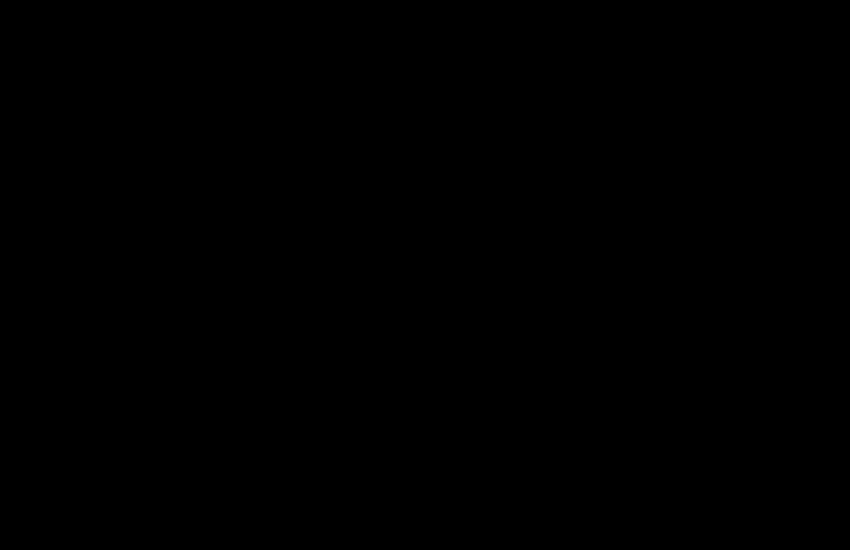
Frame 1 (no input)
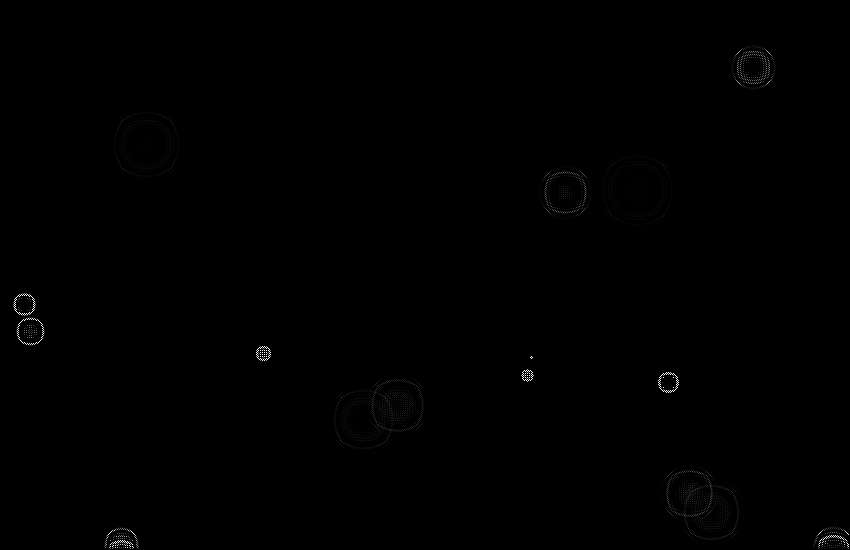
Frame 60 (no input)
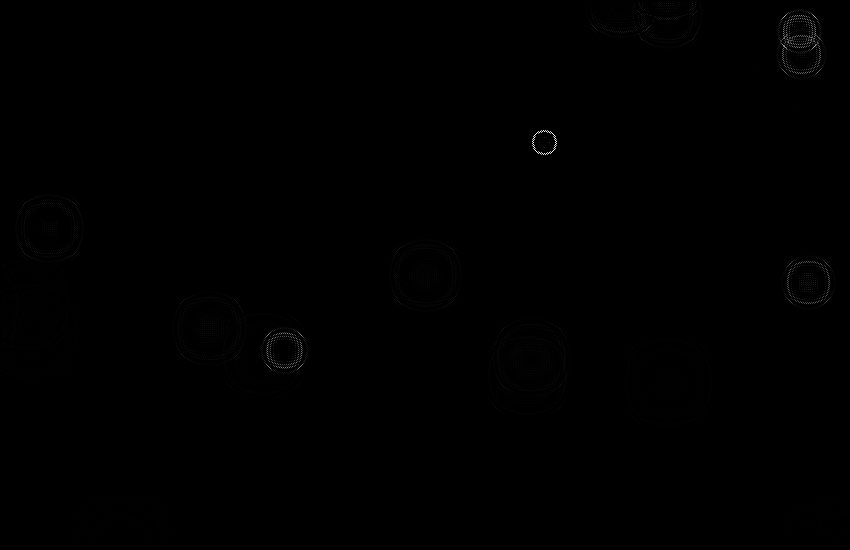
Frame 120 (the mouse pressed at the canvas centre since frame 60)

The p5.js sketch that drew these frames (run headless with seeded random() and noise() and a simulated clock; from frame 60 on, the mouse is pressed at the canvas centre):

// p5.js sketch
// ── sketch.js
let cols;
let rows;

let current = [];
let previous = [];

const dampening = 0.87;

function setup() {
    createCanvas(850, 550);
    cols = width;
    rows = height;
    for (x = 0; x < cols; x++) {
        current[x] = [];
        previous[x] = [];
        for (y = 0; y < rows; y++) {
            current[x][y] = 0;
            previous[x][y] = 0;
        }
    }
}

function draw() {
    background(0);
    loadPixels();
    for (x = 1; x < cols-1; x++) {
        for (y = 1; y < rows-1; y++) {
            current[x][y] = (
                  previous[x-1][y]
                + previous[x+1][y]
                + previous[x][y-1]
                + previous[x][y+1]) / 2 
                - current[x][y];

            current[x][y] *= dampening;

            pixels[(x*4 + y*4*cols) + 0] = current[x][y] * 255;
            pixels[(x*4 + y*4*cols) + 1] = current[x][y] * 255;
            pixels[(x*4 + y*4*cols) + 2] = current[x][y] * 255;
            pixels[(x*4 + y*4*cols) + 3] = 255;
        }
    }
    updatePixels();

    let temp = previous;
    previous = current;
    current = temp;

    if (random(1) < 0.25) {
        current[parseInt(random(width))][parseInt(random(height))] = 100;
    }
}

function mousePressed() {
    current[mouseX][mouseY] = 100;
}
